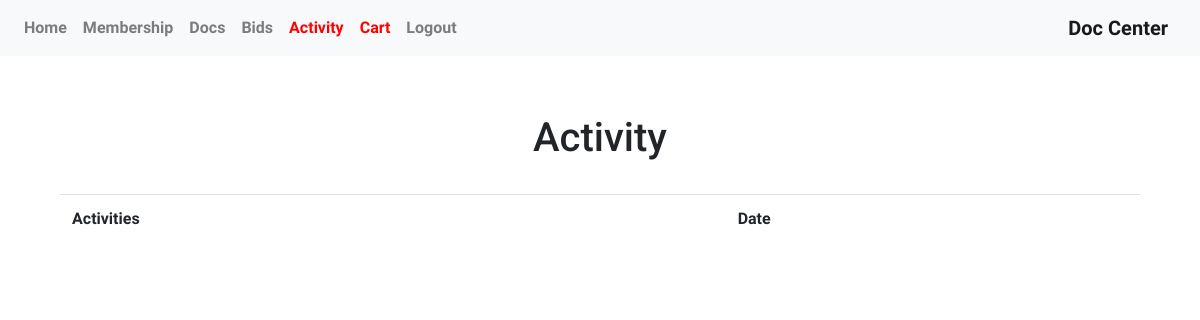
/activity/ (signed in), run on an earlier commit of the app's database.
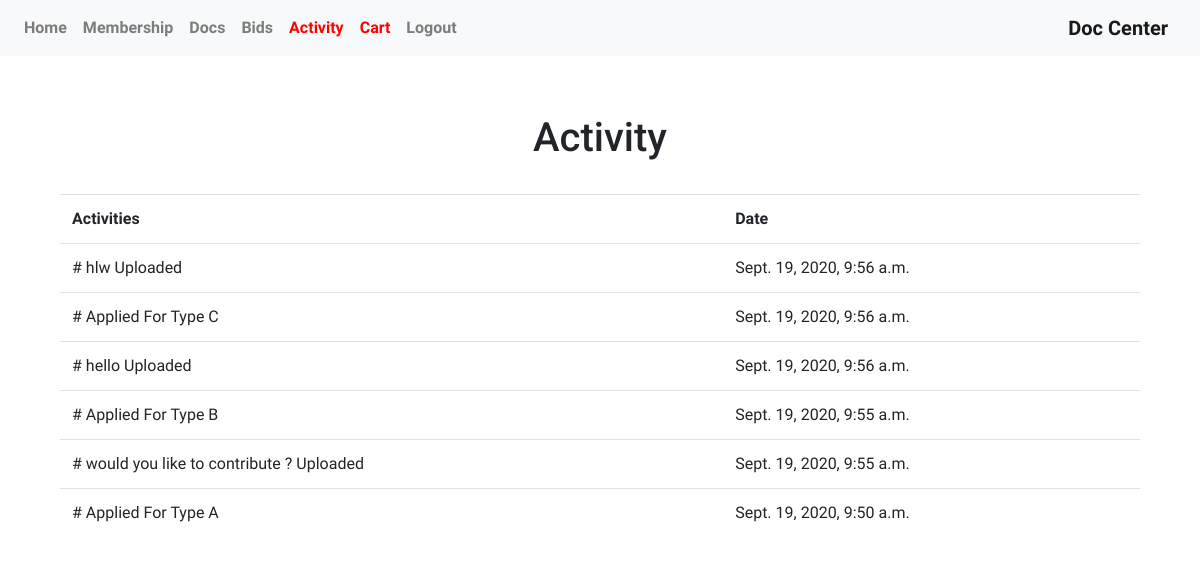
And on a later commit of the database.
### doc_center_app/models.py (models this page shows)
class activity(models.Model):
    user_id = models.ForeignKey(User, on_delete=models.CASCADE)
    activity = models.CharField(max_length=1000)
    pub_date = models.DateTimeField(auto_now_add=True)

### doc_center_app/views.py (the view)
# urls.py: path('activity/', views.activity, name="activity"),
def activity(request):
    if User.objects.filter(username=request.user.username):
        act = models.activity.objects.filter(user_id=give_u(request.user.username)).order_by('-pub_date')
        return render(request, 'homepages/activity.html', {'act': act})
    else:
        return render(request, 'homepages/activity.html', {'act': None})

### doc_center_app/views.py (called while the page is built)
def give_u(uname):
    user = User.objects.get(username=uname)
    return user

### templates/homepages/activity.html (shortened to what this page needs)
{% extends 'base.html' %}
{% load static %}
{% block body %}
{% if user.is_authenticated %}
    <div id="home" class="container mx-auto text-center" style="margin: 10px 0px 80px 0px;">
        <div class="row">
            <div class="col-md-9 mx-auto text-center .col-md-pull-12">
                <h1>Activity</h1>
            </div>
        </div>
        <br>
        <div class="mx-auto text-left container table-responsive">
            <table class="table">
                <tr>
                    <td style="font-weight: 700;">Activities</td>
                    <td style="font-weight: 700;">Date</td>
                </tr>
                {% for a in act %}
                    <tr>
                        <td># {{ a.activity }}</td>
                        <td><time>{{ a.pub_date }}</time></td>
                    </tr>
                {% endfor %}
            </table>
        </div>
    </div>
{% endif %}
{% endblock %}

What changed in the data, as far as the page shows it:
added activity: activity "hlw Uploaded", pub_date "Sept. 19, 2020, 9:56 a.m."
added activity: activity "Applied For Type C", pub_date "Sept. 19, 2020, 9:56 a.m."
added activity: activity "hello Uploaded", pub_date "Sept. 19, 2020, 9:56 a.m."
added activity: activity "Applied For Type B", pub_date "Sept. 19, 2020, 9:55 a.m."
added activity: activity "would you like to contribute ? Uploaded", pub_date "Sept. 19, 2020, 9:55 a.m."
added activity: activity "Applied For Type A", pub_date "Sept. 19, 2020, 9:50 a.m."
